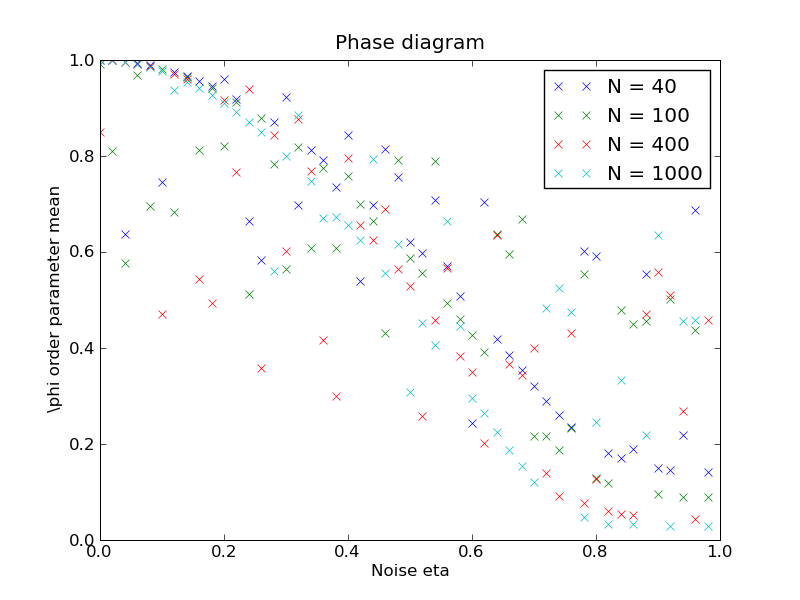

Write the Python code that produced this figure.
import sys
sys.path.append('../..')

import flocking.sim
import flocking.analysis
import pylab
import random
from scipy import *
pylab.hold(False)
folder = flocking.sim.S3Folder('01_reproduce_vicsek1995_fig2a')
batch = flocking.sim.Batch.load_from_folder(folder)
def plot_function(sims, keys_for_serie):
    x = []
    y = []
    for (xc, yc) in sims:
        x.append(xc)
        y.append(yc)
    pylab.plot(x, y, 'x', label = "N = %d" % keys_for_serie['FlockSeed_N'])

plot_number = 0
def map_function(sim):
    stats = sim.samples['stats']
    x = sim.flockstep.velocity_updater.noise_adder.eta
    y = stats[max(stats.iterkeys())][1]
    return (x, y)
  
def save_function(keys_for_plot):
    print keys_for_plot
    pylab.legend(loc = 'upper right')
    pylab.xlabel('Noise eta')
    pylab.title('Phase diagram')
    pylab.ylabel('\phi order parameter mean')
    axis = list(pylab.axis())
    axis[2] = 0
    axis[3] = 1
    pylab.axis(axis)
    pylab.savefig('phase_diagram.png')
    pylab.savefig('phase_diagram.pdf')
    pylab.close('all')


plot = flocking.analysis.SplitPlotter(batch,
                                      map_function = map_function,
                                      plot_function = plot_function,
                                      save_function = save_function,
                                      c_vars = ['FlockSeed_seed', 'ScalarNoiseAdder_eta', 'FlockSeed_L'],
                                      s_vars = ['FlockSeed_N'])
plot.plot()

